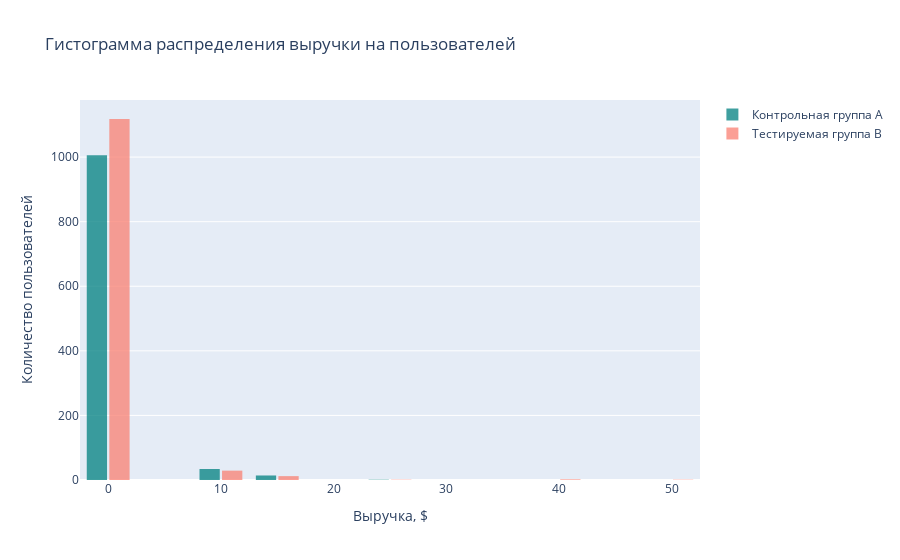

The cell this chart's notebook holds for it:
### Code cell
trace1 = go.Histogram(
            x = a_data.price.fillna(0),
            name='Контрольная группа А', 
            hovertemplate="%{x}, <br>%{y} <extra></extra>",
            marker_color='teal',
            opacity=0.75
            )
trace2 = go.Histogram(
            x=b_data.price.fillna(0),
            name='Тестируемая группа В',
            hovertemplate="%{x}, <br>%{y} <extra></extra>",
            marker_color='salmon',
            opacity=0.75
            )

data = [trace1, trace2]

layout=go.Layout(
    title_text='Гистограмма распределения выручки на пользователей ', 
    xaxis_title_text='Выручка, $', # Делаем предположение, что суммы у нас в USD,тточно не указано
    yaxis_title_text='Количество пользователей', 
    bargap=0.2, 
    bargroupgap=0.1 
)

fig=go.Figure(data = data, layout = layout)

fig.show()
print('Shapiro-Wilk p-value для группы А: ', stats.shapiro(a_data.price.fillna(0))[1])
print('Shapiro-Wilk p-value для группы B: ', stats.shapiro(b_data.price.fillna(0))[1])

### Figure 1 — Plotly figure (JSON) as saved in the notebook; plotly's stock layout.template omitted (floating-point values rounded to 4 significant figures; data arrays with more than 128 entries replaced by an {"elided": "..."} marker saying what was removed)
{"data": [{"hovertemplate": "%{x}, <br>%{y} <extra></extra>", "marker": {"color": "teal"}, "name": "Контрольная группа А", "opacity": 0.75, "type": "histogram", "x": {"elided": "1055 float values"}}, {"hovertemplate": "%{x}, <br>%{y} <extra></extra>", "marker": {"color": "salmon"}, "name": "Тестируемая группа В", "opacity": 0.75, "type": "histogram", "x": {"elided": "1163 float values"}}], "layout": {"bargap": 0.2, "bargroupgap": 0.1, "title": {"text": "Гистограмма распределения выручки на пользователей "}, "xaxis": {"title": {"text": "Выручка, $"}}, "yaxis": {"title": {"text": "Количество пользователей"}}}}
